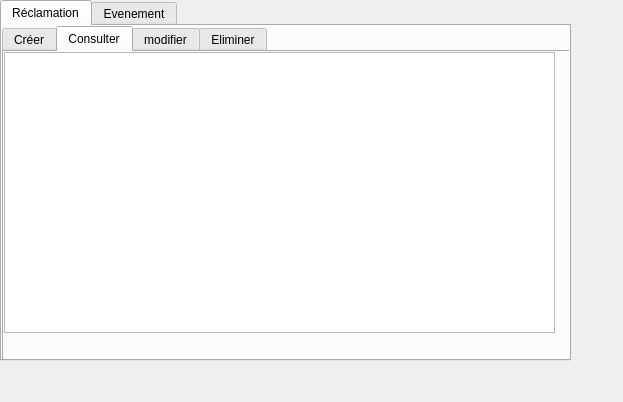
<?xml version="1.0" encoding="UTF-8"?>
<ui version="4.0">
 <class>bouton_reclamation</class>
 <widget class="QDialog" name="bouton_reclamation">
  <property name="geometry">
   <rect>
    <x>0</x>
    <y>0</y>
    <width>623</width>
    <height>402</height>
   </rect>
  </property>
  <property name="windowTitle">
   <string>Dialog</string>
  </property>
  <widget class="QTabWidget" name="tabWidget">
   <property name="geometry">
    <rect>
     <x>0</x>
     <y>0</y>
     <width>571</width>
     <height>361</height>
    </rect>
   </property>
   <property name="currentIndex">
    <number>0</number>
   </property>
   <widget class="QWidget" name="tab_16">
    <attribute name="title">
     <string>Réclamation</string>
    </attribute>
    <widget class="QTabWidget" name="tabWidget_5">
     <property name="geometry">
      <rect>
       <x>0</x>
       <y>0</y>
       <width>581</width>
       <height>341</height>
      </rect>
     </property>
     <property name="toolTip">
      <string>&lt;html&gt;&lt;head/&gt;&lt;body&gt;&lt;p&gt;&lt;span style=&quot; font-weight:600;&quot;&gt;kjknjj&lt;/span&gt;&lt;/p&gt;&lt;/body&gt;&lt;/html&gt;</string>
     </property>
     <property name="styleSheet">
      <string notr="true">#mainFrame {
border: 3px solid red;
border-radius: 40px;
background: white;
}
 #MyLoginForm {
background: red;
}

#mainFrame {
border: 3px solid red;
border-radius: 40px;
background: white;
}
QLineEdit {
padding: 1px;
border-style: solid;
border: 2px solid red;
border-radius: 8px;
}

QPushButton {
color: white;
  background: bleu;

border-width: 6px;
border-color: grey;
border-style: solid;
border-radius: 10;
padding: 3px;
font-size: 12px;
padding-left: 5px;
padding-right: 5px;
min-width: 150px;
max-width: 150px;
min-height: 35px;
max-height: 35px;
}
QLabel {
     border: 4px solid black;
     border-radius: 12px;
     padding: 0 12px;
     background: red;
     selection-background-color: black;
 }
QPushButton:hover { background-color: #FF0101; }
 
  

  

 
 </string>
     </property>
     <property name="currentIndex">
      <number>1</number>
     </property>
     <widget class="QWidget" name="tab_17">
      <attribute name="title">
       <string>Créer</string>
      </attribute>
      <widget class="QLabel" name="label_27">
       <property name="geometry">
        <rect>
         <x>10</x>
         <y>30</y>
         <width>111</width>
         <height>51</height>
        </rect>
       </property>
       <property name="text">
        <string>titre</string>
       </property>
      </widget>
      <widget class="QLabel" name="label_28">
       <property name="geometry">
        <rect>
         <x>10</x>
         <y>110</y>
         <width>111</width>
         <height>51</height>
        </rect>
       </property>
       <property name="text">
        <string>date</string>
       </property>
      </widget>
      <widget class="QLabel" name="label_29">
       <property name="geometry">
        <rect>
         <x>10</x>
         <y>190</y>
         <width>111</width>
         <height>51</height>
        </rect>
       </property>
       <property name="text">
        <string>sujet</string>
       </property>
      </widget>
      <widget class="QLineEdit" name="lineEdit_titrerec_3">
       <property name="geometry">
        <rect>
         <x>180</x>
         <y>40</y>
         <width>131</width>
         <height>41</height>
        </rect>
       </property>
       <property name="text">
        <string/>
       </property>
      </widget>
      <widget class="QLineEdit" name="lineEdit_daterec_3">
       <property name="geometry">
        <rect>
         <x>180</x>
         <y>110</y>
         <width>131</width>
         <height>41</height>
        </rect>
       </property>
      </widget>
      <widget class="QLineEdit" name="lineEdit_sujetrec_3">
       <property name="geometry">
        <rect>
         <x>180</x>
         <y>190</y>
         <width>131</width>
         <height>41</height>
        </rect>
       </property>
      </widget>
      <widget class="QPushButton" name="pushButton_inserrec_2">
       <property name="geometry">
        <rect>
         <x>360</x>
         <y>100</y>
         <width>172</width>
         <height>53</height>
        </rect>
       </property>
       <property name="text">
        <string>Insérer</string>
       </property>
      </widget>
     </widget>
     <widget class="QWidget" name="tab_18">
      <attribute name="title">
       <string>Consulter</string>
      </attribute>
      <widget class="QTableView" name="tableView_9">
       <property name="geometry">
        <rect>
         <x>0</x>
         <y>0</y>
         <width>551</width>
         <height>281</height>
        </rect>
       </property>
      </widget>
     </widget>
     <widget class="QWidget" name="tab_19">
      <attribute name="title">
       <string>modifier</string>
      </attribute>
      <widget class="QTableView" name="tableView_10">
       <property name="geometry">
        <rect>
         <x>10</x>
         <y>20</y>
         <width>311</width>
         <height>251</height>
        </rect>
       </property>
      </widget>
      <widget class="QPushButton" name="pushButton_modifierev_5">
       <property name="geometry">
        <rect>
         <x>350</x>
         <y>210</y>
         <width>172</width>
         <height>53</height>
        </rect>
       </property>
       <property name="text">
        <string>modifier</string>
       </property>
      </widget>
      <widget class="QWidget" name="formLayoutWidget_4">
       <property name="geometry">
        <rect>
         <x>360</x>
         <y>20</y>
         <width>160</width>
         <height>194</height>
        </rect>
       </property>
       <layout class="QFormLayout" name="formLayout_4">
        <property name="verticalSpacing">
         <number>40</number>
        </property>
        <item row="0" column="0">
         <widget class="QLabel" name="label_30">
          <property name="text">
           <string>titre</string>
          </property>
         </widget>
        </item>
        <item row="2" column="0">
         <widget class="QLabel" name="label_31">
          <property name="text">
           <string>sujet</string>
          </property>
         </widget>
        </item>
        <item row="1" column="0">
         <widget class="QLabel" name="label_32">
          <property name="text">
           <string>date</string>
          </property>
         </widget>
        </item>
        <item row="0" column="1">
         <widget class="QLineEdit" name="lineEdit_titrerec_4">
          <property name="text">
           <string/>
          </property>
         </widget>
        </item>
        <item row="1" column="1">
         <widget class="QLineEdit" name="lineEdit_daterec_4"/>
        </item>
        <item row="2" column="1">
         <widget class="QLineEdit" name="lineEdit_sujetrec_4"/>
        </item>
       </layout>
      </widget>
     </widget>
     <widget class="QWidget" name="tab_20">
      <attribute name="title">
       <string>Eliminer</string>
      </attribute>
      <widget class="QLabel" name="label_eliminerrec_2">
       <property name="geometry">
        <rect>
         <x>0</x>
         <y>90</y>
         <width>161</width>
         <height>71</height>
        </rect>
       </property>
       <property name="text">
        <string>date</string>
       </property>
      </widget>
      <widget class="QLineEdit" name="lineEdit_eliminerrec_2">
       <property name="geometry">
        <rect>
         <x>200</x>
         <y>100</y>
         <width>131</width>
         <height>61</height>
        </rect>
       </property>
      </widget>
      <widget class="QPushButton" name="pushButton_supprimerrec_2">
       <property name="geometry">
        <rect>
         <x>370</x>
         <y>100</y>
         <width>172</width>
         <height>53</height>
        </rect>
       </property>
       <property name="text">
        <string>supprimer</string>
       </property>
      </widget>
     </widget>
    </widget>
   </widget>
   <widget class="QWidget" name="widget_2">
    <attribute name="title">
     <string>Evenement</string>
    </attribute>
   </widget>
  </widget>
 </widget>
 <resources/>
 <connections/>
</ui>
